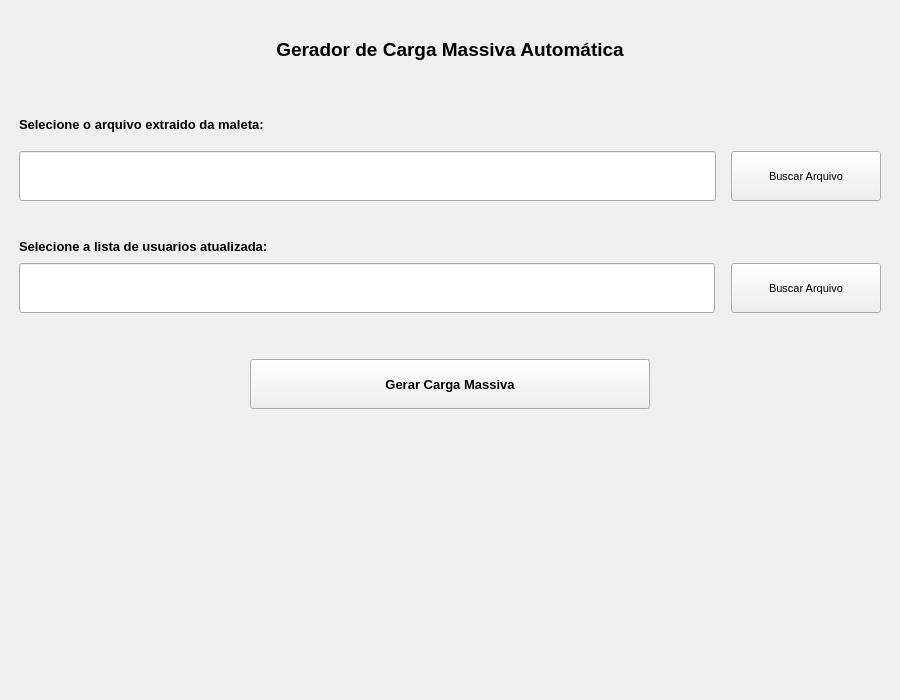
<?xml version="1.0" encoding="UTF-8"?>
<ui version="4.0">
 <class>MainWindow</class>
 <widget class="QMainWindow" name="MainWindow">
  <property name="windowModality">
   <enum>Qt::WindowModal</enum>
  </property>
  <property name="enabled">
   <bool>true</bool>
  </property>
  <property name="geometry">
   <rect>
    <x>0</x>
    <y>0</y>
    <width>900</width>
    <height>700</height>
   </rect>
  </property>
  <property name="sizePolicy">
   <sizepolicy hsizetype="Expanding" vsizetype="Expanding">
    <horstretch>0</horstretch>
    <verstretch>0</verstretch>
   </sizepolicy>
  </property>
  <property name="minimumSize">
   <size>
    <width>900</width>
    <height>700</height>
   </size>
  </property>
  <property name="maximumSize">
   <size>
    <width>20000</width>
    <height>20000</height>
   </size>
  </property>
  <property name="windowTitle">
   <string>Gerador de Carga Massiva Automática - Instituto Paramitas</string>
  </property>
  <widget class="QWidget" name="centralwidget">
   <layout class="QVBoxLayout" name="verticalLayout">
    <item>
     <spacer name="verticalSpacer_5">
      <property name="orientation">
       <enum>Qt::Vertical</enum>
      </property>
      <property name="sizeType">
       <enum>QSizePolicy::Fixed</enum>
      </property>
      <property name="sizeHint" stdset="0">
       <size>
        <width>20</width>
        <height>20</height>
       </size>
      </property>
     </spacer>
    </item>
    <item>
     <layout class="QHBoxLayout" name="horizontalLayout_4">
      <property name="bottomMargin">
       <number>0</number>
      </property>
      <item>
       <widget class="QLabel" name="titulo">
        <property name="sizePolicy">
         <sizepolicy hsizetype="Expanding" vsizetype="Fixed">
          <horstretch>0</horstretch>
          <verstretch>0</verstretch>
         </sizepolicy>
        </property>
        <property name="minimumSize">
         <size>
          <width>300</width>
          <height>40</height>
         </size>
        </property>
        <property name="font">
         <font>
          <pointsize>14</pointsize>
          <weight>75</weight>
          <bold>true</bold>
         </font>
        </property>
        <property name="text">
         <string>Gerador de Carga Massiva Automática</string>
        </property>
        <property name="alignment">
         <set>Qt::AlignCenter</set>
        </property>
       </widget>
      </item>
     </layout>
    </item>
    <item>
     <spacer name="verticalSpacer_2">
      <property name="orientation">
       <enum>Qt::Vertical</enum>
      </property>
      <property name="sizeType">
       <enum>QSizePolicy::Fixed</enum>
      </property>
      <property name="sizeHint" stdset="0">
       <size>
        <width>10</width>
        <height>40</height>
       </size>
      </property>
     </spacer>
    </item>
    <item>
     <layout class="QHBoxLayout" name="horizontalLayout_5">
      <item>
       <spacer name="horizontalSpacer_5">
        <property name="orientation">
         <enum>Qt::Horizontal</enum>
        </property>
        <property name="sizeType">
         <enum>QSizePolicy::Fixed</enum>
        </property>
        <property name="sizeHint" stdset="0">
         <size>
          <width>10</width>
          <height>10</height>
         </size>
        </property>
       </spacer>
      </item>
      <item>
       <widget class="QLabel" name="label">
        <property name="sizePolicy">
         <sizepolicy hsizetype="Fixed" vsizetype="Fixed">
          <horstretch>0</horstretch>
          <verstretch>0</verstretch>
         </sizepolicy>
        </property>
        <property name="minimumSize">
         <size>
          <width>250</width>
          <height>10</height>
         </size>
        </property>
        <property name="font">
         <font>
          <pointsize>10</pointsize>
          <weight>75</weight>
          <bold>true</bold>
         </font>
        </property>
        <property name="text">
         <string>Selecione o arquivo extraido da maleta:</string>
        </property>
        <property name="alignment">
         <set>Qt::AlignLeading|Qt::AlignLeft|Qt::AlignVCenter</set>
        </property>
       </widget>
      </item>
      <item>
       <spacer name="horizontalSpacer">
        <property name="orientation">
         <enum>Qt::Horizontal</enum>
        </property>
        <property name="sizeHint" stdset="0">
         <size>
          <width>40</width>
          <height>20</height>
         </size>
        </property>
       </spacer>
      </item>
     </layout>
    </item>
    <item>
     <layout class="QHBoxLayout" name="horizontalLayout_2">
      <property name="spacing">
       <number>5</number>
      </property>
      <property name="sizeConstraint">
       <enum>QLayout::SetDefaultConstraint</enum>
      </property>
      <item>
       <spacer name="horizontalSpacer_4">
        <property name="orientation">
         <enum>Qt::Horizontal</enum>
        </property>
        <property name="sizeType">
         <enum>QSizePolicy::Fixed</enum>
        </property>
        <property name="sizeHint" stdset="0">
         <size>
          <width>10</width>
          <height>10</height>
         </size>
        </property>
       </spacer>
      </item>
      <item>
       <widget class="QLineEdit" name="activity">
        <property name="sizePolicy">
         <sizepolicy hsizetype="Expanding" vsizetype="Fixed">
          <horstretch>0</horstretch>
          <verstretch>0</verstretch>
         </sizepolicy>
        </property>
        <property name="minimumSize">
         <size>
          <width>257</width>
          <height>50</height>
         </size>
        </property>
        <property name="maximumSize">
         <size>
          <width>16777215</width>
          <height>30</height>
         </size>
        </property>
       </widget>
      </item>
      <item>
       <spacer name="horizontalSpacer_6">
        <property name="orientation">
         <enum>Qt::Horizontal</enum>
        </property>
        <property name="sizeType">
         <enum>QSizePolicy::Fixed</enum>
        </property>
        <property name="sizeHint" stdset="0">
         <size>
          <width>10</width>
          <height>10</height>
         </size>
        </property>
       </spacer>
      </item>
      <item>
       <widget class="QPushButton" name="botao_extraido">
        <property name="sizePolicy">
         <sizepolicy hsizetype="Fixed" vsizetype="Fixed">
          <horstretch>0</horstretch>
          <verstretch>0</verstretch>
         </sizepolicy>
        </property>
        <property name="minimumSize">
         <size>
          <width>150</width>
          <height>50</height>
         </size>
        </property>
        <property name="maximumSize">
         <size>
          <width>60</width>
          <height>30</height>
         </size>
        </property>
        <property name="font">
         <font>
          <pointsize>8</pointsize>
          <weight>50</weight>
          <bold>false</bold>
         </font>
        </property>
        <property name="text">
         <string>Buscar Arquivo</string>
        </property>
       </widget>
      </item>
      <item>
       <spacer name="horizontalSpacer_7">
        <property name="orientation">
         <enum>Qt::Horizontal</enum>
        </property>
        <property name="sizeType">
         <enum>QSizePolicy::Fixed</enum>
        </property>
        <property name="sizeHint" stdset="0">
         <size>
          <width>10</width>
          <height>10</height>
         </size>
        </property>
       </spacer>
      </item>
     </layout>
    </item>
    <item>
     <spacer name="verticalSpacer_3">
      <property name="orientation">
       <enum>Qt::Vertical</enum>
      </property>
      <property name="sizeType">
       <enum>QSizePolicy::Fixed</enum>
      </property>
      <property name="sizeHint" stdset="0">
       <size>
        <width>10</width>
        <height>40</height>
       </size>
      </property>
     </spacer>
    </item>
    <item>
     <layout class="QHBoxLayout" name="horizontalLayout_6">
      <item>
       <spacer name="horizontalSpacer_3">
        <property name="orientation">
         <enum>Qt::Horizontal</enum>
        </property>
        <property name="sizeType">
         <enum>QSizePolicy::Fixed</enum>
        </property>
        <property name="sizeHint" stdset="0">
         <size>
          <width>10</width>
          <height>10</height>
         </size>
        </property>
       </spacer>
      </item>
      <item>
       <widget class="QLabel" name="label_2">
        <property name="sizePolicy">
         <sizepolicy hsizetype="Fixed" vsizetype="Fixed">
          <horstretch>0</horstretch>
          <verstretch>0</verstretch>
         </sizepolicy>
        </property>
        <property name="minimumSize">
         <size>
          <width>250</width>
          <height>10</height>
         </size>
        </property>
        <property name="font">
         <font>
          <pointsize>10</pointsize>
          <weight>75</weight>
          <bold>true</bold>
         </font>
        </property>
        <property name="text">
         <string>Selecione a lista de usuarios atualizada:</string>
        </property>
        <property name="alignment">
         <set>Qt::AlignLeading|Qt::AlignLeft|Qt::AlignVCenter</set>
        </property>
       </widget>
      </item>
      <item>
       <spacer name="horizontalSpacer_10">
        <property name="orientation">
         <enum>Qt::Horizontal</enum>
        </property>
        <property name="sizeHint" stdset="0">
         <size>
          <width>40</width>
          <height>20</height>
         </size>
        </property>
       </spacer>
      </item>
     </layout>
    </item>
    <item>
     <layout class="QHBoxLayout" name="horizontalLayout">
      <item>
       <spacer name="horizontalSpacer_2">
        <property name="orientation">
         <enum>Qt::Horizontal</enum>
        </property>
        <property name="sizeType">
         <enum>QSizePolicy::Fixed</enum>
        </property>
        <property name="sizeHint" stdset="0">
         <size>
          <width>10</width>
          <height>10</height>
         </size>
        </property>
       </spacer>
      </item>
      <item>
       <widget class="QLineEdit" name="users">
        <property name="minimumSize">
         <size>
          <width>257</width>
          <height>50</height>
         </size>
        </property>
       </widget>
      </item>
      <item>
       <spacer name="horizontalSpacer_8">
        <property name="orientation">
         <enum>Qt::Horizontal</enum>
        </property>
        <property name="sizeType">
         <enum>QSizePolicy::Fixed</enum>
        </property>
        <property name="sizeHint" stdset="0">
         <size>
          <width>10</width>
          <height>10</height>
         </size>
        </property>
       </spacer>
      </item>
      <item>
       <widget class="QPushButton" name="botao_atualizada">
        <property name="sizePolicy">
         <sizepolicy hsizetype="Fixed" vsizetype="Fixed">
          <horstretch>0</horstretch>
          <verstretch>0</verstretch>
         </sizepolicy>
        </property>
        <property name="minimumSize">
         <size>
          <width>150</width>
          <height>50</height>
         </size>
        </property>
        <property name="font">
         <font>
          <pointsize>8</pointsize>
          <weight>50</weight>
          <bold>false</bold>
         </font>
        </property>
        <property name="text">
         <string>Buscar Arquivo</string>
        </property>
       </widget>
      </item>
      <item>
       <spacer name="horizontalSpacer_9">
        <property name="orientation">
         <enum>Qt::Horizontal</enum>
        </property>
        <property name="sizeType">
         <enum>QSizePolicy::Fixed</enum>
        </property>
        <property name="sizeHint" stdset="0">
         <size>
          <width>10</width>
          <height>10</height>
         </size>
        </property>
       </spacer>
      </item>
     </layout>
    </item>
    <item>
     <spacer name="verticalSpacer">
      <property name="orientation">
       <enum>Qt::Vertical</enum>
      </property>
      <property name="sizeType">
       <enum>QSizePolicy::Fixed</enum>
      </property>
      <property name="sizeHint" stdset="0">
       <size>
        <width>10</width>
        <height>40</height>
       </size>
      </property>
     </spacer>
    </item>
    <item>
     <layout class="QHBoxLayout" name="horizontalLayout_3">
      <item>
       <widget class="QPushButton" name="botao_gerar">
        <property name="sizePolicy">
         <sizepolicy hsizetype="Fixed" vsizetype="Fixed">
          <horstretch>0</horstretch>
          <verstretch>0</verstretch>
         </sizepolicy>
        </property>
        <property name="minimumSize">
         <size>
          <width>400</width>
          <height>50</height>
         </size>
        </property>
        <property name="font">
         <font>
          <pointsize>10</pointsize>
          <weight>75</weight>
          <bold>true</bold>
         </font>
        </property>
        <property name="text">
         <string>Gerar Carga Massiva</string>
        </property>
       </widget>
      </item>
     </layout>
    </item>
    <item>
     <spacer name="verticalSpacer_4">
      <property name="orientation">
       <enum>Qt::Vertical</enum>
      </property>
      <property name="sizeType">
       <enum>QSizePolicy::Fixed</enum>
      </property>
      <property name="sizeHint" stdset="0">
       <size>
        <width>10</width>
        <height>50</height>
       </size>
      </property>
     </spacer>
    </item>
    <item>
     <layout class="QHBoxLayout" name="horizontalLayout_7">
      <item>
       <widget class="QLabel" name="logo">
        <property name="sizePolicy">
         <sizepolicy hsizetype="Expanding" vsizetype="Expanding">
          <horstretch>0</horstretch>
          <verstretch>0</verstretch>
         </sizepolicy>
        </property>
        <property name="minimumSize">
         <size>
          <width>150</width>
          <height>80</height>
         </size>
        </property>
        <property name="maximumSize">
         <size>
          <width>300</width>
          <height>175</height>
         </size>
        </property>
        <property name="text">
         <string/>
        </property>
        <property name="pixmap">
         <pixmap>logo_IP.png</pixmap>
        </property>
        <property name="scaledContents">
         <bool>true</bool>
        </property>
        <property name="alignment">
         <set>Qt::AlignCenter</set>
        </property>
       </widget>
      </item>
     </layout>
    </item>
    <item>
     <widget class="QLabel" name="mensagem_final">
      <property name="font">
       <font>
        <pointsize>14</pointsize>
       </font>
      </property>
      <property name="text">
       <string/>
      </property>
      <property name="alignment">
       <set>Qt::AlignCenter</set>
      </property>
     </widget>
    </item>
   </layout>
  </widget>
 </widget>
 <resources/>
 <connections/>
 <slots>
  <slot>slotBuscar()</slot>
 </slots>
</ui>
